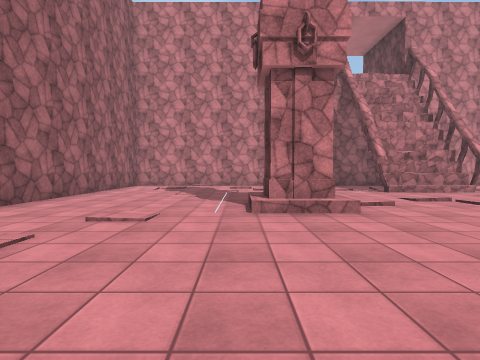
View 1 (above)

18 first-person views from a walk through a 3-D level made in the Unity game engine. The camera is 1.3 m above the floor, tilts 2° down and sees 80° across. The floor is counted in squares, 2 m on a side. Each view is taken from the middle of a square. On the plan, view 1 faces up. The plan holds only what a view shows up to about 9 squares ahead; the rest is blank. The place goes on beyond the plan. Surface patterns are stand-ins for the level's own textures.

View 2
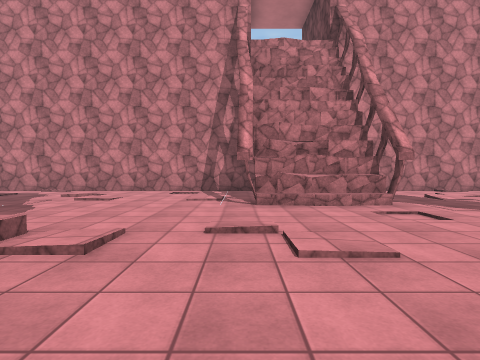

View 3
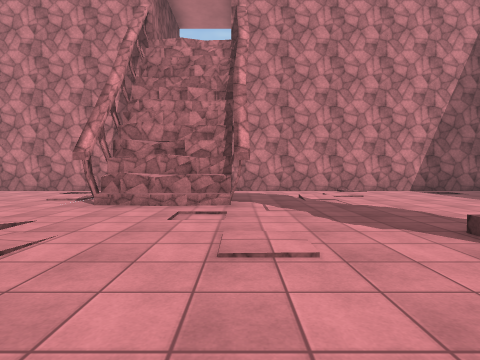

View 4
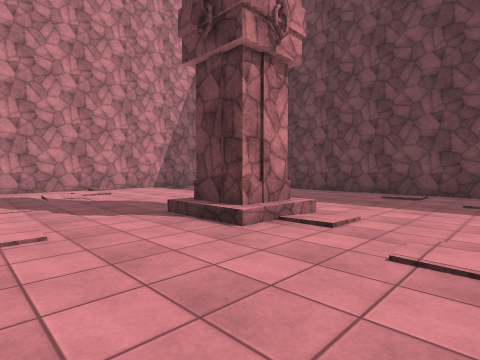

View 5
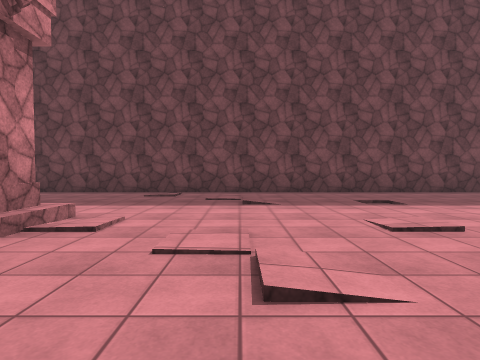

View 6
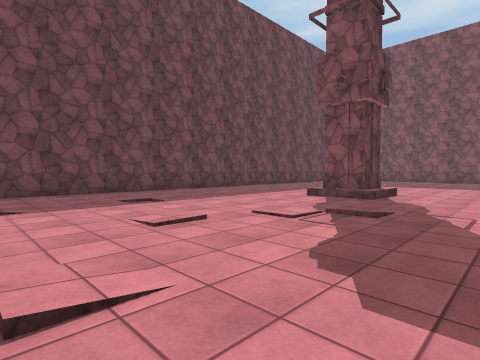

View 7
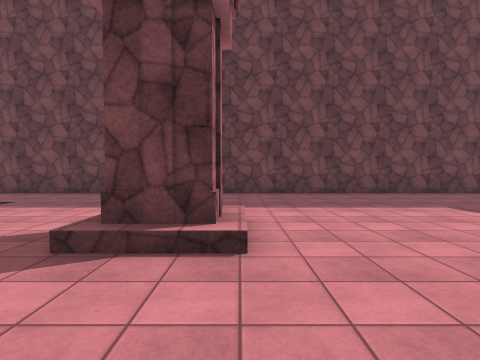

View 8
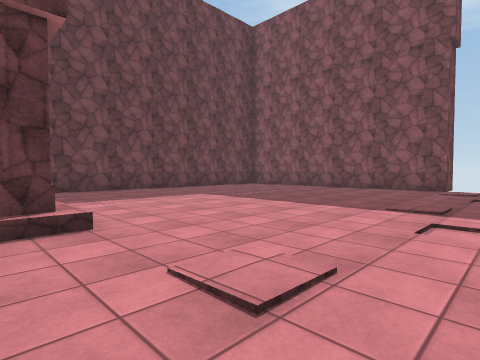

View 9
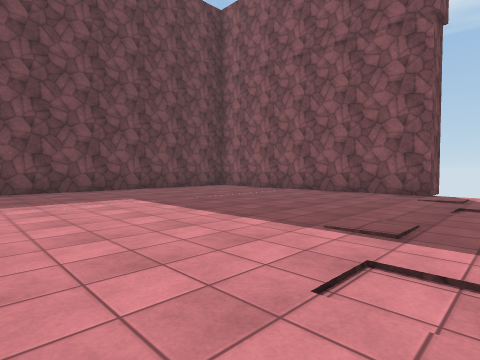

View 10
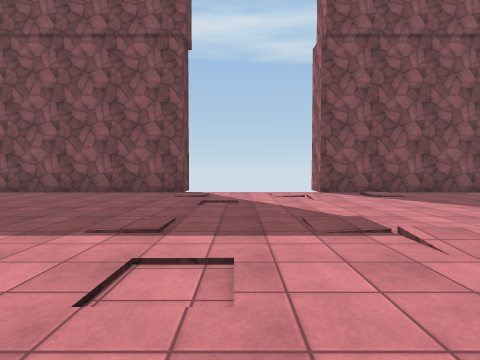

View 11
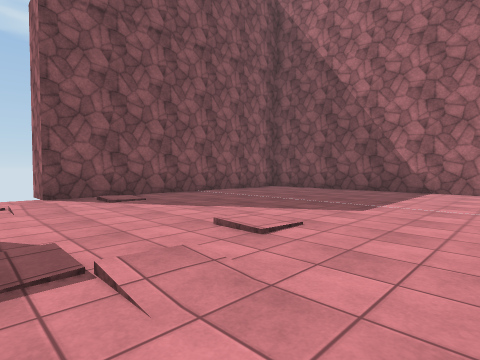

View 12
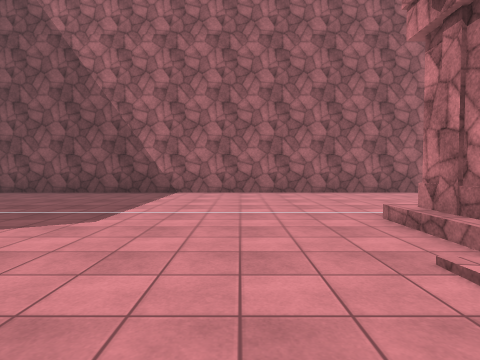

View 13
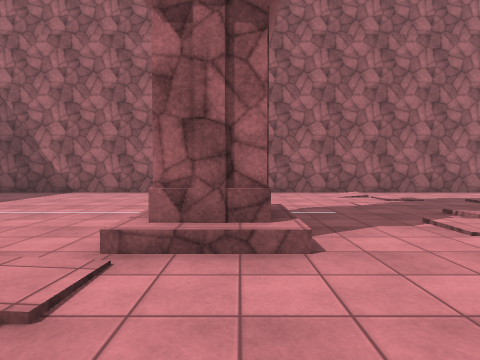

View 14
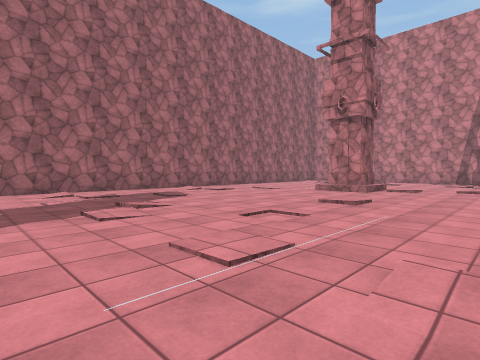

View 15
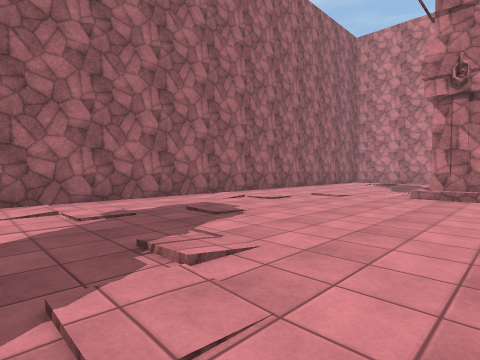

View 16
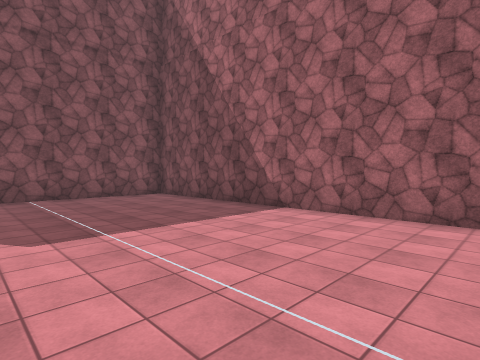

View 17
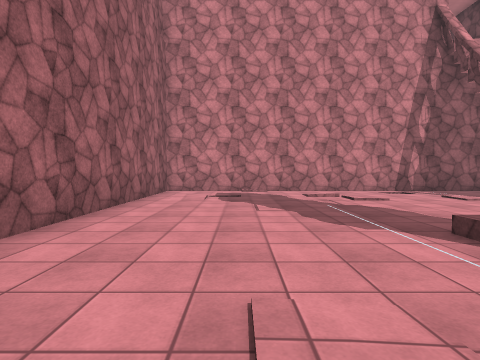

View 18
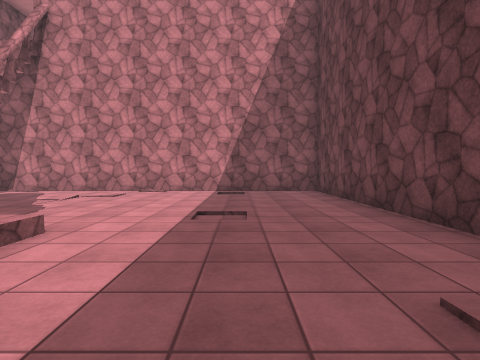

### Floor plan
Key: @ floor where view 1 was taken; # wall or solid block; . floor; / step, stairs or slope.
Columns run from 5 left of view 1 to 16 right of it. Each row starts with its distance up from view 1.
 12 ######################
 11 #................./..#
 10 #./../....  .........#
  9 #........####........#
  8 #....................#
  7 #................./..#
  6 #....///./.....//....#
  5 #..../#//......#/....#
  4 #....................#
  3 #.........  .........#
  2 #./.......  .........#
  1 #.......... .........#
  0 #....@..... .........#
 -1 #.......... ....../..#
 -2 #./......./ .........#
 -3 #.......... .........#
 -4 #..........  ........#
 -5 #..../#/.. ....#/....#
 -6 #....////  ....//....#
 -7 #........  ..........#
 -8 #....................#
 -9 #....................#
-10 #....................#
-11 #....................#
-12 #....................#
-13 #.................. .#
-14 #.................
-15 # ................
-16    ######    ######

Positions as (right, up) in squares from view 1, and headings:
1: (0, 0), facing up
2: (4, 3), facing up
3: (7, 3), facing up
4: (7, 2), facing up-right
5: (7, 2), facing right
6: (7, 2), facing down-right
7: (7, -6), facing right
8: (6, -5), facing down-right
9: (6, -7), facing down-right
10: (6, -7), facing down
11: (5, -8), facing down-left
12: (4, -8), facing left
13: (4, -5), facing left
14: (5, -4), facing up-left
15: (2, -3), facing up-left
16: (1, -6), facing down-left
17: (-2, 3), facing up
18: (13, 3), facing up
